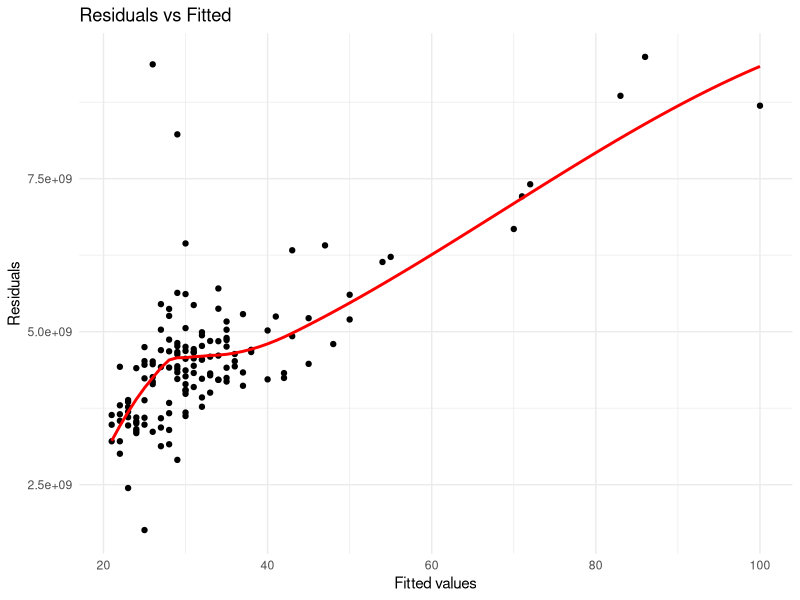

Write R code to recreate this figure.

library(ggplot2)

#––––––––––––––––––––––––––––––––––––––––––––––––––––––––––––––––––––––––
# 1. Load & transform
#––––––––––––––––––––––––––––––––––––––––––––––––––––––––––––––––––––––––
data <- read.csv("../data/data.csv")

dependent_var   <- "Volume"
independent_var <- "Stocks"

data$log_y <- (data[[dependent_var]])
data$log_x <- (data[[independent_var]])


pA <- ggplot(data, aes(x = log_x, y = log_y)) +
  geom_point(color = "black", size = 1.5) +
  geom_smooth(method = "loess",
              se     = FALSE,
              color  = "red",
              size   = 1) +
  labs(title = "Residuals vs Fitted",
       x     = "Fitted values",
       y     = "Residuals") +
  theme_minimal()

ggsave("plots/gf.png",
       plot   = pA,
       width  = 6,
       height = 4,
       dpi    = 300)
